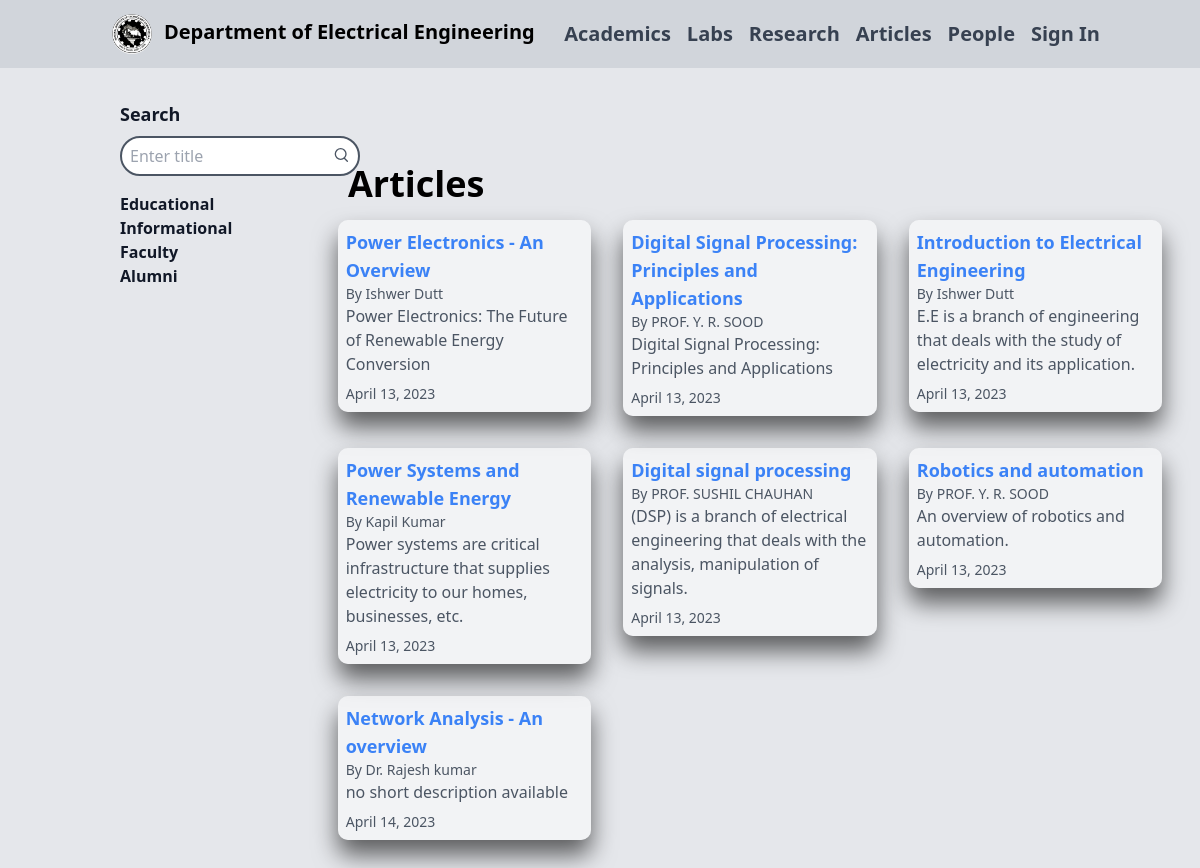
The page /faculty/posts/ on the database its author committed.
### ele/models.py (models this page shows, shortened)
class Post(models.Model):
    title = models.CharField(max_length=100)
    short_description= models.CharField(max_length=100,default="no short description available", blank=True)
    content = RichTextField(blank=True, null=True)
    author = models.ForeignKey(CustomUser, on_delete=models.CASCADE)
    document = models.FileField(upload_to='documents/', null=True, blank=True)
    created_at = models.DateTimeField(default=timezone.now)
    views = models.PositiveIntegerField(default=0)

class CustomUser(AbstractUser):
    role = models.CharField(choices=[(choice.value, choice.value) for choice in RoleChoices], max_length=10, null = True)
    bio = models.TextField(max_length=10000, null = True)
    name = models.TextField(max_length=30, null = True)
    company = models.TextField(null=True, blank=True)
    subjects = models.CharField(max_length=50, null = True, blank=True)
    profile_image = models.ImageField(upload_to="images/", null=True, blank=True)

### ele/views.py (the view)
# urls.py: path('faculty/posts/', PostListView.as_view(), name='faculty_posts'),
class PostListView(ListView):
    model = Post
    template_name = 'ele/post_list.html'
    paginate_by = 12
    def get_queryset(self):
        queryset = super().get_queryset()
        search_query = self.request.GET.get('search')
        if search_query:
            queryset = queryset.filter(title__icontains=search_query)
        return queryset

### ele/templates/ele/post_list.html (shortened to what this page needs)
{% extends 'ele/base.html' %}
{% block content %}
<div class="container mx-auto px-4 py-8">
  <div class="flex flex-wrap mx-2">
    <div class="w-full md:w-1/4 px-2 md:fixed">
    <h2 class="text-lg text-gray-900 font-semibold mb-2">Search</h2>
    <div class="relative">
      <form method="GET" action="{% url 'faculty_posts' %}">
        <div class="flex items-center bg-white border border-gray-600 border-2 p-2 w-60 rounded-full">
          <input class="appearance-none bg-white border-none w-full text-gray-700 leading-tight focus:outline-none" type="text" placeholder="Enter title" aria-label="Search" name="search" value="{{ request.GET.search }}">
          <button class="flex-wrap right-2 top-2 text-gray-600 hover:text-gray-700" type="submit">
              <svg class="w-4 h-4" fill="none" stroke-linecap="round" stroke-linejoin="round" stroke-width="2" viewBox="0 0 24 24" stroke="currentColor">
                  <path d="M15.5 15.5L20 20"></path>
                  <path d="M10 17C14.4183 17 18 13.4183 18 9C18 4.58172 14.4183 1 10 1C5.58172 1 2 4.58172 2 9C2 13.4183 5.58172 17 10 17Z"></path>
                </svg>
          </button>
        </div>
      </form>
    </div>
    <ul class="md:block hidden">
      <li><a href="#" class="text-l font-bold text-gray-900 hover:underline">Educational</a></li>
      <li><a href="#" class="font-bold text-gray-900 hover:underline">Informational</a></li>
      <li><a href="#" class="font-bold text-gray-900 hover:underline">Faculty</a></li>
      <li><a href="#" class="font-bold text-gray-900 hover:underline">Alumni</a></li>
    </ul>
  </div>
</div>
</div>
<div class="md:w-3/4 px-4 py-8 md:ml-auto">
      <h1 class="text-4xl font-bold mb-4 mx-8"> Articles </h1>
    <div class="container1 mx-auto">
      <div class="grid grid-cols-2 md:grid-cols-2 lg:grid-cols-3 gap-8">
        {% for post in object_list %}
        <div class="card bg-gray-200 rounded-lg shadow-md overflow-hidden hover:shadow-xl transition duration-300">
          <div class="p-2">
            <h1 class="text-lg font-semibold text-gray-800"><a href="{% url 'post_detail' pk=post.pk %}" class="text-blue-500 hover:underline">{{ post.title }}</a></h1>
            <p class="text-sm font-medium text-gray-600">By {{ post.author.name }}</p>
            <p class="text-base font-medium text-gray-600 mb-2">{{ post.short_description }}</p>
            <p class="mx-auto text-sm font-manrope text-gray-600">{{ post.created_at|date:"F d, Y" }}</p>
          </div>
        </div>
        {% endfor %}
      </div>
    </div>
  </div>
{% endblock %}

### ele/templates/ele/post_list.html (style rules this page uses)
.card { background: rgba(255, 255, 255, 0.5); box-shadow: 0 15px 25px rgba(0,0,0,.6); border-radius: 10px; max-height: fit-content; }
.container1 { max-width: 95%; }

### rows shown on the page
Post: title "Power Electronics - An Overview", author.name "Ishwer Dutt", short_description "Power Electronics: The Future of Renewable Energy Conversion", created_at "April 13, 2023"
Post: title "Digital Signal Processing: Principles and Applications", author.name "PROF. Y. R. SOOD", short_description "Digital Signal Processing: Principles and Applications", created_at "April 13, 2023"
Post: title "Introduction to Electrical Engineering", author.name "Ishwer Dutt", short_description "E.E is a branch of engineering that deals with the study of electricity and its application.", created_at "April 13, 2023"
Post: title "Power Systems and Renewable Energy", author.name "Kapil Kumar", short_description "Power systems are critical infrastructure that supplies electricity to our homes, businesses, etc.", created_at "April 13, 2023"
Post: title "Digital signal processing", author.name "PROF. SUSHIL CHAUHAN", short_description "(DSP) is a branch of electrical engineering that deals with the analysis, manipulation of signals.", created_at "April 13, 2023"
Post: title "Robotics and automation", author.name "PROF. Y. R. SOOD", short_description "An overview of robotics and automation.", created_at "April 13, 2023"
Post: title "Network Analysis - An overview", author.name "Dr. Rajesh kumar", short_description "no short description available", created_at "April 14, 2023"
